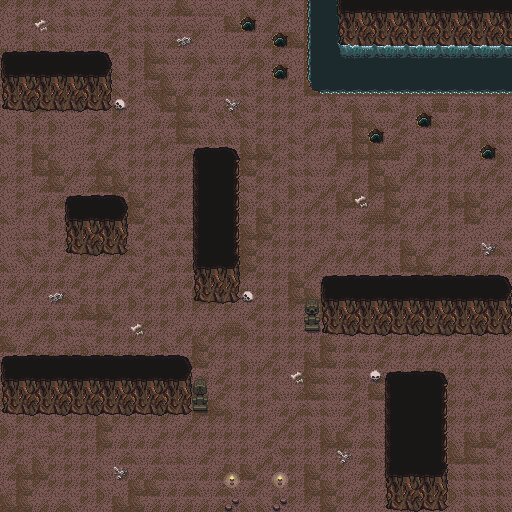

The image is a tile-based game level rendered from a .tmx file. Its description and source (layers, tilesets, objects; grid data summarised) follow:
An orthogonal 32x32 tile map with 16x16 px tiles, 3 tile layers (ground, grounddeco, walls), 3 tilesets and 26 objects.

<map version="1.8" tiledversion="1.8.4" orientation="orthogonal" renderorder="right-down" width="32" height="32" tilewidth="16" tileheight="16" infinite="0" nextlayerid="7" nextobjectid="41">
 <tileset firstgid="1" source="caveTilesWithGradient.tsx" />
 <tileset firstgid="1001" source="cave2.tsx" />
 <tileset firstgid="1337" source="overworld.tsx" />
 <layer id="1" name="ground" width="32" height="32">
  <data>[1024 cells, 1024 non-empty, 9 distinct tile ids]</data>
 </layer>
 <layer id="6" name="grounddeco" width="32" height="32">
  <data>[1024 cells, 13 non-empty, 5 distinct tile ids]</data>
 </layer>
 <layer id="2" name="walls" width="32" height="32">
  <data>[1024 cells, 302 non-empty, 45 distinct tile ids]</data>
 </layer>
 <objectgroup id="3" name="collision">
  <object id="5" x="0" y="50.6994" width="111.198" height="60.4984" />
  <object id="6" x="66.4631" y="195.129" width="61.3505" height="59.6463" />
  <object id="8" x="193.851" y="146.986" width="46.0129" height="156.359" />
  <object id="10" x="321.664" y="274.799" width="190.016" height="60.4984" />
  <object id="11" x="385.571" y="370.233" width="62.2026" height="140.595" />
  <object id="12" x="-0.426045" y="354.47" width="192.572" height="60.9245" />
  <object id="13" x="192.146" y="376.624" width="15.3376" height="34.5097" />
  <object id="14" x="304.196" y="299.084" width="17.4679" height="32.3794" />
  <object id="15" x="224.455" y="471.822" width="15.7637" height="40.1897" />
  <object id="16" x="272.371" y="471.822" width="16.1897" height="40.1952" />
  <object id="20" x="367.677" y="127.388" width="16.6158" height="16.6158" />
  <object id="21" x="415.82" y="111.624" width="15.7637" height="15.7637" />
  <object id="22" x="479.727" y="143.151" width="16.6158" height="16.1897" />
  <object id="23" x="271.817" y="64.3328" width="16.6158" height="14.9116" />
  <object id="24" x="271.817" y="31.9534" width="15.7637" height="15.7637" />
  <object id="25" x="240.29" y="16.1897" width="15.7637" height="14.9116" />
  <object id="26" x="307.605" y="0" width="204.076" height="92.8779" />
  <object id="28" x="0" y="416" width="3.5" height="96" />
  <object id="30" x="4" y="507.5" width="220.5" height="3.5" />
  <object id="31" x="289.5" y="507" width="95" height="4" />
  <object id="32" x="448.5" y="508" width="63.5" height="3.5" />
  <object id="33" x="509" y="335.5" width="3.5" height="174" />
  <object id="35" x="508.5" y="93.5" width="3" height="180.5" />
  <object id="38" x="0" y="-0.5" width="307.5" height="5.5" />
  <object id="39" x="0" y="6" width="3.5" height="44" />
  <object id="40" x="0" y="112" width="3.5" height="242.5" />
 </objectgroup>
</map>
